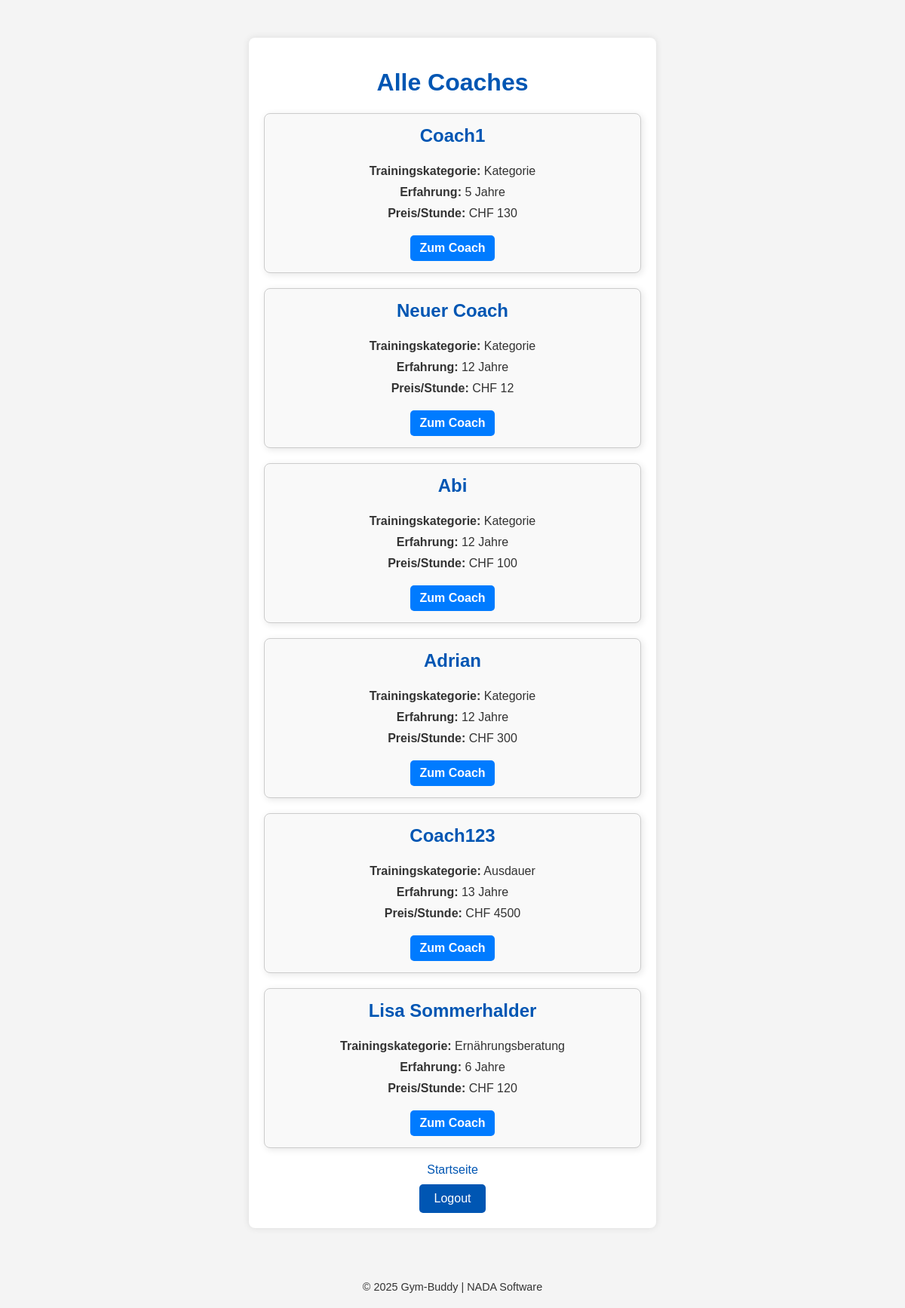
/coaches/, run on the app's committed database.
### blog/models.py (models this page shows, shortened)
class Coach(models.Model):
    name = models.CharField(max_length=100)
    category = models.CharField(max_length=50)
    bio = models.TextField(max_length=500)
    experience = models.PositiveIntegerField()
    price_hour = models.PositiveIntegerField()
    email = models.EmailField()

### blog/views.py (the view)
# urls.py: path("coaches/", views.coach, name='all_coach'),
def coach(request):
    coaches = Coach.objects.all()
    return render(request, "all_coach.html", {"coaches": coaches})

### blog/templates/all_coach.html (shortened to what this page needs)
{% load static %}
<!DOCTYPE html>
<html lang="de">
<head>
    <link rel="stylesheet" href="{% static 'style.css' %}">
</head>
<body>
    <div class="container">
        <h1>Alle Coaches</h1>
        <div class="coach-grid">
            {% for coach in coaches %}
                <div class="coach-card">
                    <h3>{{ coach.name }}</h3>
                    <p><strong>Trainingskategorie:</strong> {{ coach.category }}</p>
                    <p><strong>Erfahrung:</strong> {{ coach.experience }} Jahre</p>
                    <p><strong>Preis/Stunde:</strong> CHF {{ coach.price_hour }}</p>
                    <a href="{% url 'coach_detail' coach.pk %}" class="btn">Zum Coach</a>
                </div>
            {% empty %}
                <p>Keine Coaches verfügbar</p>
            {% endfor %}
        </div>
        <nav class="footer-nav">
            <a href="{% url 'article_list' %}" class="link">Startseite</a>
        </nav>
        <form method="post" action="{% url 'logout' %}" class="logout-form">
            <button type="submit" class="btn">Logout</button>
        </form>
   </div>
    <footer class="footer">
        <p>&copy; 2025 Gym-Buddy | NADA Software</p>
    </footer>
</body>
</html>

### static/style.css (style rules this page uses)
body { font-family: 'Arial', sans-serif; margin: 0; padding: 0; background-color: #f4f4f4; color: #333; }
.container { width: 80%; max-width: 500px; margin: 50px auto; padding: 20px; background-color: #fff; box-shadow: 0 0 10px rgba(0, 0, 0, 0.1); border-radius: 8px; }
h1 { text-align: center; color: #0056b3; }
form { display: flex; flex-direction: column; align-items: center; }
button { background-color: #0056b3; color: #ffffff; border: none; padding: 10px 20px; cursor: pointer; font-size: 1em; border-radius: 5px; margin-top: 20px; width: 100%; }
.btn { display: inline-block; margin-top: 10px; padding: 10px 20px; background-color: #0056b3; color: white; text-decoration: none; border-radius: 5px; text-align: center; }
footer { margin-top: 30px; text-align: center; font-size: 0.9em; color: #555; }

### blog/templates/all_coach.html (style rules this page uses)
.coach-grid { display: grid; grid-template-columns: repeat(auto-fit, minmax(280px, 1fr)); gap: 20px; margin: 20px 0; }
.coach-card { border: 1px solid #ccc; padding: 15px; border-radius: 8px; text-align: center; box-shadow: 2px 2px 10px rgba(0, 0, 0, 0.1); background-color: #f9f9f9; }
.coach-card h3 { margin-top: 0; font-size: 1.5em; color: #0056b3; }
.coach-card p { margin: 10px 0; color: #333; }
.coach-card .btn { display: inline-block; margin-top: 10px; padding: 8px 12px; background-color: #007BFF; color: white; text-decoration: none; border-radius: 5px; font-weight: bold; transition: background-color 0.3s ease; }
.footer-nav { text-align: center; margin-top: 20px; }
.footer-nav .link { text-decoration: none; color: #0056b3; margin: 0 10px; }
.footer { background-color: #f4f4f4; text-align: center; padding: 20px 0; margin-top: 40px; }
.footer p { margin: 0; color: #333; }
form button { background-color: #0056b3; color: white; padding: 10px 20px; cursor: pointer; font-size: 1em; border-radius: 5px; width: auto; margin-top: 20px; display: inline-block; text-align: center; margin: 0 auto; display: block; }

### data on the page
Coach: name "Coach1", category "Kategorie", experience "5", price_hour "130"
Coach: name "Neuer Coach", category "Kategorie", experience "12", price_hour "12"
Coach: name "Abi", category "Kategorie", experience "12", price_hour "100"
Coach: name "Adrian", category "Kategorie", experience "12", price_hour "300"
Coach: name "Coach123", category "Ausdauer", experience "13", price_hour "4500"
Coach: name "Lisa Sommerhalder", category "Ernährungsberatung", experience "6", price_hour "120"
